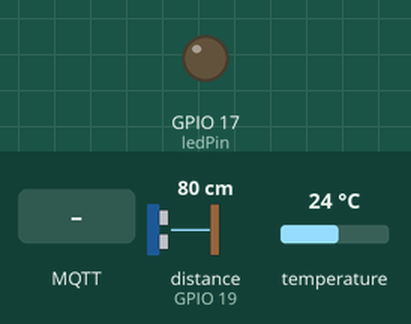
Bench run of a sketch on a simulated ESP32. Shown: output pins drawn as LEDs (lit = HIGH). Wiring (inferred from the names in the program): ultrasonic range finder: trigger GPIO 23; echo GPIO 19. Inputs (shaded band) come from the test bench; at power-on: distance to the obstacle (sensor on GPIO 19) 80 cm, temperature 24 °C. The echo pulse lasts 58.3 µs per cm; WiFi joins after 1.5 s; servers stay silent unless stated; no MQTT or app messages arrive unless stated; pins used as bus, display or sensor lines are not drawn; what the sketch prints to the serial monitor is not drawn.

Above: at 5.7 s.
5.8 s: MQTT message "on" arrives on the first subscribed topic
At 6.6 s:
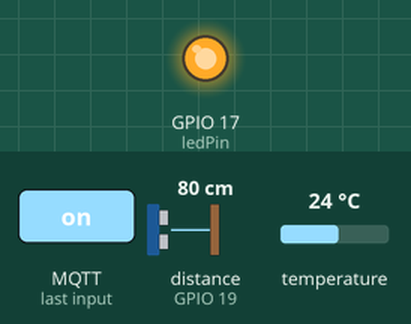
8.8 s: MQTT message "off" arrives on the first subscribed topic
At 10.1 s:
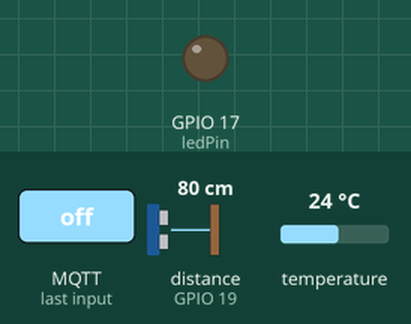
Timing chart, 0 to 11.8 s (numbered marks = the images above; inputs shaded):
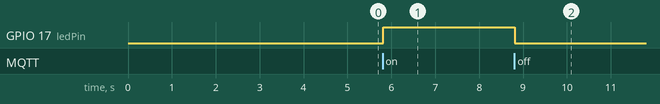

The sketch:

final_working_solution_for_note.ino
```cpp
#include <WiFi.h>
#include <PubSubClient.h>
#include <Wire.h>
#include <MPU6050_tockn.h>
#define I2C_SLAVE_ADDR 0x04  // 4 in hexadecimal

MPU6050 mpu6050(Wire);

#define TRIG_PIN 23  // Connecting the Ultrasonic Sensor's TRIG pin to ESP32 pin GIOP26
#define ECHO_PIN 19  // Connecting the Ultrasonic Sensor's ECHO pin to ESP32 pin GIOP25
#define ledPin 17

// Replace the next variables with your SSID/Password combination
const char* ssid = "c6singh";
const char* password = "Bench006";

// Add MQTT Broker IP address
const char* mqtt_server = "192.168.137.194";


WiFiClient espClient;
PubSubClient client(espClient);

long lastMsg = 0;
char msg[50];
int value = 0;

float duration_us, distance_cm;
float Distance;
float temperature;
float AngleX, AngleY, AngleZ;
float gyroX, gyroY, gyroZ;
float accX, accY, accZ;

int LMS, RMS, Angle;

void setup() {

  Serial.begin(115200);
  Wire.begin();
  mpu6050.begin();
  mpu6050.calcGyroOffsets(true);

  setup_wifi();
  client.setServer(mqtt_server, 1883);
  client.setCallback(callback);

  pinMode(TRIG_PIN, OUTPUT);
  pinMode(ECHO_PIN, INPUT);
  pinMode(ledPin, OUTPUT);
}


void setup_wifi() {

  delay(10);

  // We start by connecting to a WiFi network
  Serial.println();
  Serial.print("Connecting to ");
  Serial.println(ssid);

  WiFi.begin(ssid, password);

  while (WiFi.status() != WL_CONNECTED) {
    delay(500);
    Serial.print(".");
  }

  Serial.println("");
  Serial.println("WiFi connected");
  Serial.println("IP address: ");
  Serial.println(WiFi.localIP());
}


void callback(char* topic, byte* message, unsigned int length) {

  Serial.print("Message arrived on topic: ");
  Serial.print(topic);
  Serial.print(". Message: ");

  String messageTemp;

  for (int i = 0; i < length; i++) {
    Serial.print((char)message[i]);
    messageTemp += (char)message[i];
  }

  Serial.println();

  // If a message is received on the topic esp32/output, you check if the message is either "on" or "off".
  // Changes the output state according to the message

  if (String(topic) == "esp32/output") {
  Serial.println("------------");
  Serial.print("Distance reading from car 2 = ");
  Serial.println(messageTemp);

    Serial.print("Changing output to ");
    if (messageTemp == "on") {
      Serial.println("on");
      digitalWrite(ledPin, HIGH);
    }
    else if (messageTemp == "off") {
      Serial.println("off");
      digitalWrite(ledPin, LOW);
    }
  }
  if (String(topic) == "esp32/output") {
    if (messageTemp == "go straight") {
      Serial.print("Going Forward");
      LMS = 255;
      RMS = 255;
      Angle = 94;
      transmission();
    }
  }
  if (String(topic) == "esp32/output") {
    if (messageTemp == "") {
      Serial.print("go back");
      LMS = -255;
      RMS = -255;
      Angle = 94;
      transmission();
    }
  }
  if (String(topic) == "esp32/output") {
    if (messageTemp == "CW_Turn") {
      Serial.print("turn anti-clockwise");
      LMS = 150;
      RMS = 120;
      Angle = 135;
      transmission();
    }
  }
  if (String(topic) == "esp32/output") {
    if (messageTemp == "ACW_Turn") {
      Serial.print("turn anti-clockwise");
      LMS = 120;
      RMS = 150;
      Angle = 45;
      transmission();
    }
  }
}

void reconnect() {

  // Loop until we're reconnected
  while (!client.connected()) {
    Serial.print("Attempting MQTT connection...");

    // Attempt to connect
    if (client.connect("ESP8266Client")) {
      Serial.println("connected");
      // Subscribe
      client.subscribe("esp32/output");
    } else {
      Serial.print("failed, rc=");
      Serial.print(client.state());
      Serial.println(" try again in 5 seconds");
      // Wait 5 seconds before retrying
      delay(5000);
    }
  }
}

void loop() {

  if (!client.connected()) {
    reconnect();
  }
  client.loop();

  Distance = HC_Distance();
  temperature = mpu6050.getTemp();
  AngleX = mpu6050.getAngleX();
  AngleY = mpu6050.getAngleY();
  AngleZ = mpu6050.getAngleZ();
  accX = mpu6050.getAccX();
  accY = mpu6050.getAccY();
  accZ = mpu6050.getAccZ();
  gyroX = mpu6050.getGyroX();
  gyroY = mpu6050.getGyroY();
  gyroZ = mpu6050.getGyroZ();

  // Convert the value to a char array
  char disString[8];
  dtostrf(Distance, 1, 2, disString);
  Serial.print("Distance : ");
  Serial.print(disString);
  Serial.println(" cm ");
  client.publish("esp32/distance", disString);

  // Convert the value to a char array
  char tempString[8];
  dtostrf(temperature, 1, 2, tempString);
  Serial.print("Temperature: ");
  Serial.println(tempString);
  client.publish("esp32/temperature", tempString);

  // Convert the value to a char array
  char angX_String[8];
  dtostrf(AngleX, 1, 2, angX_String);
  Serial.print("AngleX : ");
  Serial.println(angX_String);
  client.publish("esp32/angleX", angX_String);

  // Convert the value to a char array
  char angY_String[8];
  dtostrf(AngleY, 1, 2, angY_String);
  Serial.print("AngleY : ");
  Serial.println(angY_String);
  client.publish("esp32/angleY", angY_String);

  // Convert the value to a char array
  char angZ_String[8];
  dtostrf(AngleZ, 1, 2, angZ_String);
  Serial.print("AngleZ : ");
  Serial.println(angZ_String);
  client.publish("esp32/angleZ", angZ_String);

  // Convert the value to a char array
  char accX_String[8];
  dtostrf(accX, 1, 2, accX_String);
  Serial.print("accX : ");
  Serial.println(angX_String);
  client.publish("esp32/accX", accX_String);

  // Convert the value to a char array
  char accY_String[8];
  dtostrf(accY, 1, 2, accY_String);
  Serial.print("accY: ");
  Serial.println(angY_String);
  client.publish("esp32/accY", accY_String);

  // Convert the value to a char array
  char accZ_String[8];
  dtostrf(accZ, 1, 2, accZ_String);
  Serial.print("accZ : ");
  Serial.println(angZ_String);
  client.publish("esp32/accZ", accZ_String);

  // Convert the value to a char array
  char gyroX_String[8];
  dtostrf(gyroX, 1, 2, gyroX_String);
  Serial.print("gyroX : ");
  Serial.println(gyroX_String);
  client.publish("esp32/gyroX", gyroX_String);

  // Convert the value to a char array
  char gyroY_String[8];
  dtostrf(gyroY, 1, 2, gyroY_String);
  Serial.print("gyroY : ");
  Serial.println(gyroY_String);
  client.publish("esp32/gyroY", gyroY_String);

  // Convert the value to a char array
  char gyroZ_String[8];
  dtostrf(gyroZ, 1, 2, gyroZ_String);
  Serial.print("gyroZ : ");
  Serial.println(gyroZ_String);
  client.publish("esp32/gyroZ", gyroZ_String);
}

int HC_Distance() {
  digitalWrite(TRIG_PIN, HIGH);
  delayMicroseconds(10);
  digitalWrite(TRIG_PIN, LOW);

  duration_us = pulseIn(ECHO_PIN, HIGH);
  distance_cm = 0.017 * duration_us;

  Serial.print("distance: ");
  Serial.print(distance_cm);
  Serial.println(" cm");
  return (distance_cm);
}

void transmission() {
  int x = LMS;
  int y = RMS;
  int z = Angle;

  Wire.beginTransmission(I2C_SLAVE_ADDR);

  Wire.write((byte)((x & 0x0000FF00) >> 8));
  Wire.write((byte)(x & 0x000000FF));
  Wire.write((byte)((y & 0x0000FF00) >> 8));
  Wire.write((byte)(y & 0x000000FF));
  Wire.write((byte)((z & 0x0000FF00) >> 8));
  Wire.write((byte)(z & 0x000000FF));

  Wire.endTransmission();
}
```

Measured:
- after the input at 5.8 s, GPIO 17 (ledPin): LOW → HIGH at once
- after the input at 8.8 s, GPIO 17 (ledPin): HIGH → LOW at once
